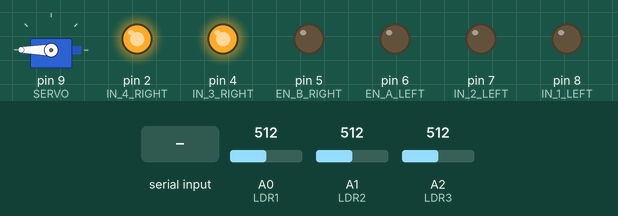
Simulated run of this sketch. Board: Arduino Uno, built with avr-gcc and run on an emulated ATmega328P. Parts: servo, output pins drawn as LEDs (lit = HIGH). The test bench sets the inputs (shaded band); at power-on: A0 (LDR1) = 512, A1 (LDR2) = 512, A2 (LDR3) = 512.

Above: at 6.2 s.
6.3 s: "W" received over the second serial link
At 7.6 s:
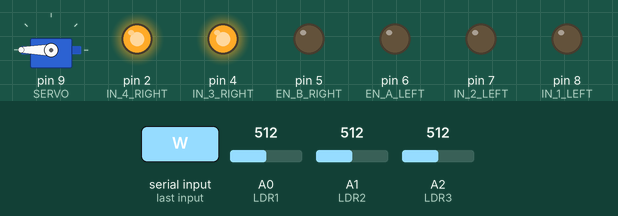
7.9 s: "S" received over the second serial link
At 8.9 s:
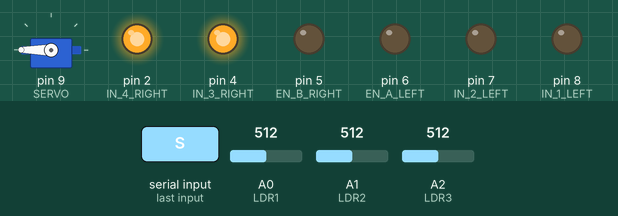
9.4 s: "A" received over the second serial link
At 10.1 s:
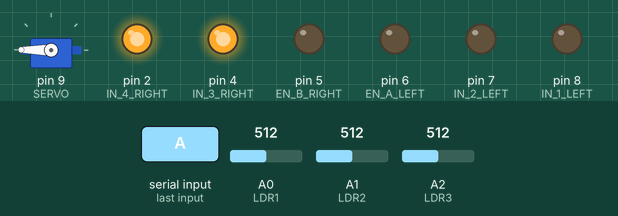
10.9 s: "D" received over the second serial link
At 12.2 s:
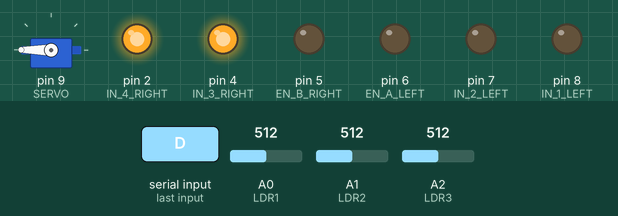
12.5 s: "M" received over the second serial link
At 13.6 s:
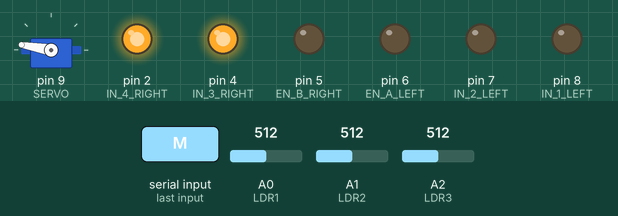
14.0 s: "Y" received over the second serial link
At 14.7 s:
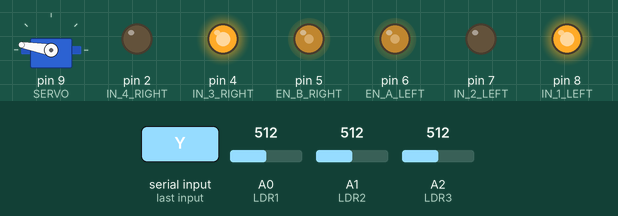
Timing chart, 0 to 16.5 s (numbered marks = the images above; inputs shaded):
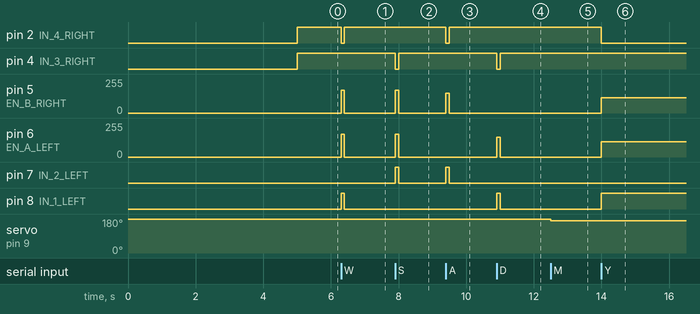

Measured:
- after the input at 6.3 s, pin 2 (IN_4_RIGHT): HIGH → LOW at once, → HIGH 0.10 s later; pin 5 (EN_B_RIGHT), pin 6 (EN_A_LEFT): 0/255 → 170/255 at once, → 0/255 0.10 s later; pin 8 (IN_1_LEFT): LOW → HIGH at once, → LOW 0.10 s later
- after the input at 7.9 s, pin 4 (IN_3_RIGHT): HIGH → LOW at once, → HIGH 0.10 s later; pin 5 (EN_B_RIGHT), pin 6 (EN_A_LEFT): 0/255 → 170/255 at once, → 0/255 0.10 s later; pin 7 (IN_2_LEFT): LOW → HIGH at once, → LOW 0.10 s later
- after the input at 9.4 s, pin 2 (IN_4_RIGHT): HIGH → LOW at once, → HIGH 0.10 s later; pin 5 (EN_B_RIGHT): 0/255 → 150/255 at once, → 0/255 0.10 s later; pin 7 (IN_2_LEFT): LOW → HIGH at once, → LOW 0.10 s later
- after the input at 10.9 s, pin 4 (IN_3_RIGHT): HIGH → LOW at once, → HIGH 0.10 s later; pin 6 (EN_A_LEFT): 0/255 → 150/255 at once, → 0/255 0.10 s later; pin 8 (IN_1_LEFT): LOW → HIGH at once, → LOW 0.10 s later
- after the input at 12.5 s, servo on pin 9 (SERVO): 180° → 170° at once
- after the input at 14.0 s, pin 2 (IN_4_RIGHT): HIGH → LOW at once; pin 5 (EN_B_RIGHT), pin 6 (EN_A_LEFT): 0/255 → 115/255 at once; pin 8 (IN_1_LEFT): LOW → HIGH at once

The sketch:

adruinoRc.ino
```cpp
//---------------------ADRUINO RC--------------------//
#include <SoftwareSerial.h>
#include <Servo.h>
const int IR = 12;
const int LDR1 = A0;
const int LDR2 = A1;
const int LDR3 = A2;
const int RX_PIN = 10;
const int TX_PIN = 11;
const int EN_A_LEFT = 6;
const int IN_1_LEFT = 8;
const int IN_2_LEFT = 7;
const int EN_B_RIGHT = 5;
const int IN_3_RIGHT = 4;
const int IN_4_RIGHT = 2;
const int SERVO = 9;
unsigned long startTime = millis();
Servo myServo;
int teta=180;
int sensor[3] = {A0, A1, A2};
int maxVal [3] = {0,0,0};
int minVal [3] = {1023, 1023, 1023};
int threshold [3];
bool lineFollowTrue;
SoftwareSerial btSerial (RX_PIN, TX_PIN);

void linesensor() {
   bool ldrVal1 = analogRead(LDR1)>threshold[0];
   bool ldrVal2 = analogRead(LDR2)>threshold[1];
   bool ldrVal3 = analogRead(LDR3)>threshold[2];

   static bool turnLeft, turnRight;
   static int lastError;

  if (!ldrVal1 and !ldrVal2 and !ldrVal3)
    {
      if (lastError == 1)
        turnLeft = true;
      else if (lastError == 2)
        turnRight = true;
    }
  else if(ldrVal1) {
    turnLeft = true, lastError = 1;
  }

  else if(ldrVal3) {
    turnRight = true, lastError = 2;
  }

  else if(ldrVal2) {
    turnLeft = false, turnRight = false;
  }
  if (turnLeft){
    digitalWrite (IN_1_LEFT, LOW);
    digitalWrite (IN_2_LEFT, HIGH);
    analogWrite (EN_A_LEFT, 0);
    digitalWrite (IN_3_RIGHT, HIGH);
    digitalWrite (IN_4_RIGHT, LOW);
    analogWrite (EN_B_RIGHT, 100);
  }
  else if(turnRight) {
    digitalWrite (IN_1_LEFT, HIGH);
    digitalWrite (IN_2_LEFT, LOW);
    analogWrite (EN_A_LEFT, 120);
    digitalWrite (IN_3_RIGHT, LOW);
    digitalWrite (IN_4_RIGHT, HIGH);
    analogWrite (EN_B_RIGHT, 0);
  }
  else {
    digitalWrite (IN_1_LEFT, HIGH);
    digitalWrite (IN_2_LEFT, LOW);
    analogWrite (EN_A_LEFT, 115);
    digitalWrite (IN_3_RIGHT, HIGH);
    digitalWrite (IN_4_RIGHT, LOW);
    analogWrite (EN_B_RIGHT, 115 );
  }
}

void setup() {
  Serial.begin(9600);
  btSerial.begin(9600); //AT+UART baud rate
  pinMode (EN_A_LEFT, OUTPUT);
  pinMode (IN_1_LEFT, OUTPUT);
  pinMode (IN_2_LEFT, OUTPUT);
  pinMode (EN_B_RIGHT, OUTPUT);
  pinMode (IN_3_RIGHT, OUTPUT);
  pinMode (IN_4_RIGHT, OUTPUT);
  pinMode (IR, INPUT);
  pinMode(LDR1, INPUT);
  pinMode(LDR2, INPUT);
  pinMode(LDR3, INPUT);
  myServo.attach(SERVO);
  myServo.write(teta);
  while (millis () < 5000) {
    for (int i = 0; i < 3; i++){
      int val = analogRead (sensor[i]);
      minVal[i] = min (val, minVal[i]);
      maxVal[i] = max (val, maxVal[i]);
      threshold[i] = (maxVal[i] + minVal[i]) /2;
    }
  }
}

void loop() {
  if (lineFollowTrue)
    linesensor();
  else if (btSerial.available()) {
    char input = btSerial.read();
    startTime = millis();
    if (input == 'W') {
      digitalWrite (IN_1_LEFT, HIGH);
      digitalWrite (IN_2_LEFT, LOW);
      analogWrite (EN_A_LEFT, 170);
      digitalWrite (IN_3_RIGHT, HIGH);
      digitalWrite (IN_4_RIGHT, LOW);
      analogWrite (EN_B_RIGHT, 170);
    }
    else if(input == 'S') {
      digitalWrite (IN_1_LEFT, LOW);
      digitalWrite (IN_2_LEFT, HIGH);
      analogWrite (EN_A_LEFT, 170);
      digitalWrite (IN_3_RIGHT, LOW);
      digitalWrite (IN_4_RIGHT, HIGH);
      analogWrite (EN_B_RIGHT, 170);
    }
    else if(input == 'A') {
      digitalWrite (IN_1_LEFT, LOW);
      digitalWrite (IN_2_LEFT, HIGH);
      analogWrite (EN_A_LEFT, 0);
      digitalWrite (IN_3_RIGHT, HIGH);
      digitalWrite (IN_4_RIGHT, LOW);
      analogWrite (EN_B_RIGHT, 150);
    }
    else if(input == 'D') {
      digitalWrite (IN_1_LEFT, HIGH);
      digitalWrite (IN_2_LEFT, LOW);
      analogWrite (EN_A_LEFT, 150);
      digitalWrite (IN_3_RIGHT, LOW);
      digitalWrite (IN_4_RIGHT, HIGH);
      analogWrite (EN_B_RIGHT, 0);
    }
    else if(input == 'I') {
      teta=teta+10;
      teta=constrain(teta,60,180);
      myServo.write(teta);
    }
    else if(input == 'M') {
      teta=teta-10;
      teta=constrain(teta,60,180);
      myServo.write(teta);
    }
    else if(input == 'Y') {
      lineFollowTrue = true;
//        int start = 0;

//          if(btSerial.available()) start = 1;
    }
  }
  else if(millis() - startTime >= 100){
      digitalWrite (IN_1_LEFT, LOW);
      digitalWrite (IN_2_LEFT, LOW);
      analogWrite (EN_A_LEFT, 0);
      digitalWrite (IN_3_RIGHT, HIGH);
      digitalWrite (IN_4_RIGHT, HIGH);
      analogWrite (EN_B_RIGHT, 0);
  }
}
```
